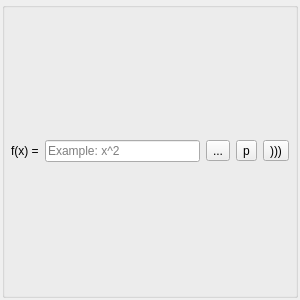
<?xml version="1.0" encoding="UTF-8"?>
<ui version="4.0">
 <class>FunctionView</class>
 <widget class="QWidget" name="FunctionView">
  <property name="geometry">
   <rect>
    <x>0</x>
    <y>0</y>
    <width>300</width>
    <height>300</height>
   </rect>
  </property>
  <property name="sizePolicy">
   <sizepolicy hsizetype="Expanding" vsizetype="Preferred">
    <horstretch>0</horstretch>
    <verstretch>0</verstretch>
   </sizepolicy>
  </property>
  <property name="minimumSize">
   <size>
    <width>200</width>
    <height>200</height>
   </size>
  </property>
  <property name="windowTitle">
   <string>Form</string>
  </property>
  <layout class="QVBoxLayout" name="verticalLayout_2" stretch="0">
   <property name="spacing">
    <number>2</number>
   </property>
   <property name="sizeConstraint">
    <enum>QLayout::SetDefaultConstraint</enum>
   </property>
   <property name="leftMargin">
    <number>2</number>
   </property>
   <property name="topMargin">
    <number>2</number>
   </property>
   <property name="rightMargin">
    <number>2</number>
   </property>
   <property name="bottomMargin">
    <number>2</number>
   </property>
   <item>
    <widget class="QGroupBox" name="groupBox">
     <property name="enabled">
      <bool>true</bool>
     </property>
     <property name="sizePolicy">
      <sizepolicy hsizetype="Preferred" vsizetype="Preferred">
       <horstretch>0</horstretch>
       <verstretch>0</verstretch>
      </sizepolicy>
     </property>
     <property name="title">
      <string/>
     </property>
     <property name="alignment">
      <set>Qt::AlignLeading|Qt::AlignLeft|Qt::AlignTop</set>
     </property>
     <layout class="QVBoxLayout" name="verticalLayout">
      <property name="sizeConstraint">
       <enum>QLayout::SetDefaultConstraint</enum>
      </property>
      <property name="leftMargin">
       <number>6</number>
      </property>
      <property name="topMargin">
       <number>6</number>
      </property>
      <property name="rightMargin">
       <number>6</number>
      </property>
      <property name="bottomMargin">
       <number>6</number>
      </property>
      <item>
       <layout class="QHBoxLayout" name="horizontalLayout" stretch="0,0,0,0,0">
        <item>
         <widget class="QLabel" name="formulaLabel">
          <property name="text">
           <string>f(x) =</string>
          </property>
         </widget>
        </item>
        <item>
         <widget class="QLineEdit" name="formulaEdit">
          <property name="placeholderText">
           <string>Example: x^2</string>
          </property>
         </widget>
        </item>
        <item>
         <widget class="QToolButton" name="optionsBtn">
          <property name="text">
           <string>...</string>
          </property>
         </widget>
        </item>
        <item>
         <widget class="QToolButton" name="parametersBtn">
          <property name="text">
           <string>p</string>
          </property>
         </widget>
        </item>
        <item>
         <widget class="QToolButton" name="playBtn">
          <property name="text">
           <string>)))</string>
          </property>
         </widget>
        </item>
       </layout>
      </item>
     </layout>
    </widget>
   </item>
  </layout>
 </widget>
 <resources/>
 <connections/>
</ui>
